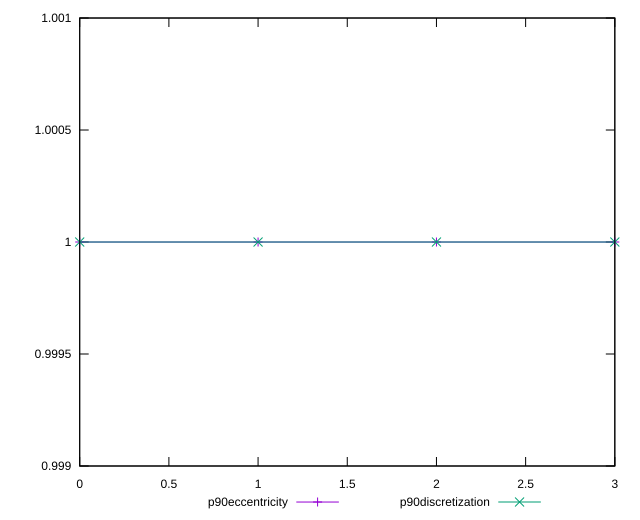

Write gnuplot code to recreate this figure.
reset

$p90Eccentricity <<EOF
0 1.0000000000000002
1 0.9999999999999999
2 1.0000000000000004
3 1.0000000000000007
EOF

$p90Discretization <<EOF
0 1
1 1
2 1
3 1
EOF

set key outside below
set xrange [0:3]
set yrange [0.9989999999999999:1.0010000000000006]
set trange [0.9989999999999999:1.0010000000000006]
set terminal svg size 640, 520 enhanced background rgb 'white'
set output "reports/report_00030_2021-02-24T20-42-31.540Z/interactive/progression/eccentricity.svg"

plot $p90Eccentricity title "p90eccentricity" with linespoints, \
     $p90Discretization title "p90discretization" with linespoints

reset
